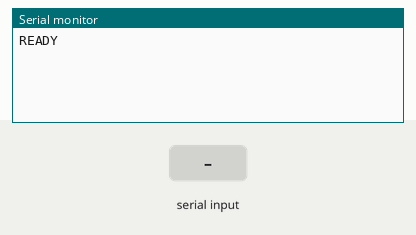
Recording of a sketch running on a simulated ESP32. On the bench: the last lines printed to the serial monitor. The inputs (shaded band) are chosen by the test bench.

Above: at 1.2 s.
1.3 s: "GET \n" received over Serial
At 2.2 s:
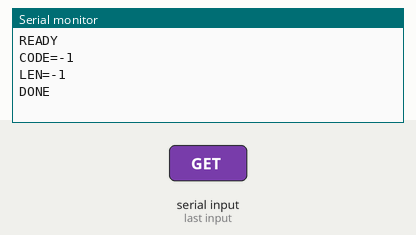
3.0 s: "1\n" received over Serial
At 3.3 s:
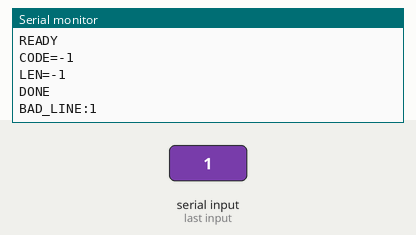

Measured:
- after the input at 1.3 s, the serial monitor: prints a new line after 0.20 s (image 1)
- after the input at 3.0 s, the serial monitor: prints a new line at once (image 2)

The sketch:

http_get.ino
```cpp
// Multi-request HTTP probe. Reads "GET <url>" lines from Serial; for
// each line, fires an HTTP request via HTTPClient and prints status
// code, declared content length, and body back over Serial.
//
// Stays in loop() so a single test can exercise several response
// shapes (Content-Length, chunked, etc.) without restarting the sketch.

#include <Arduino.h>
#include <WiFi.h>
#include <HTTPClient.h>

HTTPClient http;
static String pending_line;

static String poll_line()
{
    while (Serial.available() > 0)
    {
        const int c = Serial.read();
        if (c < 0)
            break;
        if (c == '\n' || c == '\r')
        {
            if (pending_line.length() > 0)
            {
                String ret = pending_line;
                pending_line = "";
                return ret;
            }
            continue;
        }
        pending_line += (char)c;
    }
    return String();
}

void setup()
{
    Serial.begin(115200);
    Serial.println("READY");
}

void loop()
{
    const String line = poll_line();
    if (line.length() == 0)
    {
        delay(5);
        return;
    }
    if (!line.startsWith("GET "))
    {
        Serial.print("BAD_LINE:");
        Serial.println(line);
        return;
    }
    const String url = line.substring(4);

    if (!http.begin(url))
    {
        Serial.println("BEGIN_FAIL");
        return;
    }
    http.addHeader("X-Test", "host-arduino-core");

    const int code = http.GET();
    Serial.print("CODE=");
    Serial.println(code);
    Serial.print("LEN=");
    Serial.println(http.getSize());

    if (code > 0)
    {
        const String body = http.getString();
        Serial.print("BODY_LEN=");
        Serial.println((int)body.length());
        Serial.print("BODY:");
        Serial.println(body);
    }
    http.end();
    Serial.println("DONE");
}
```
